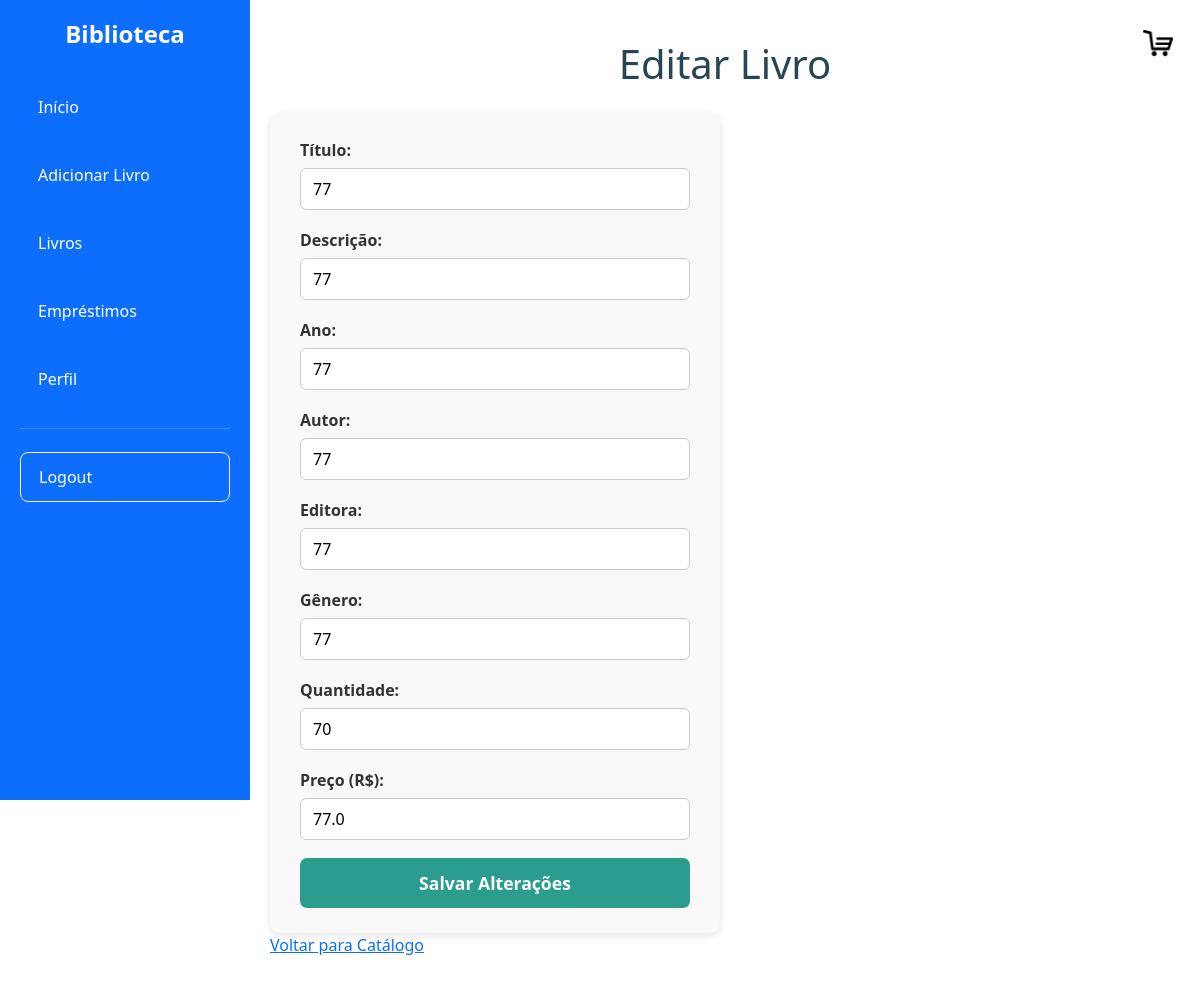
The app's page /livros/editar/3 (signed in), older data.
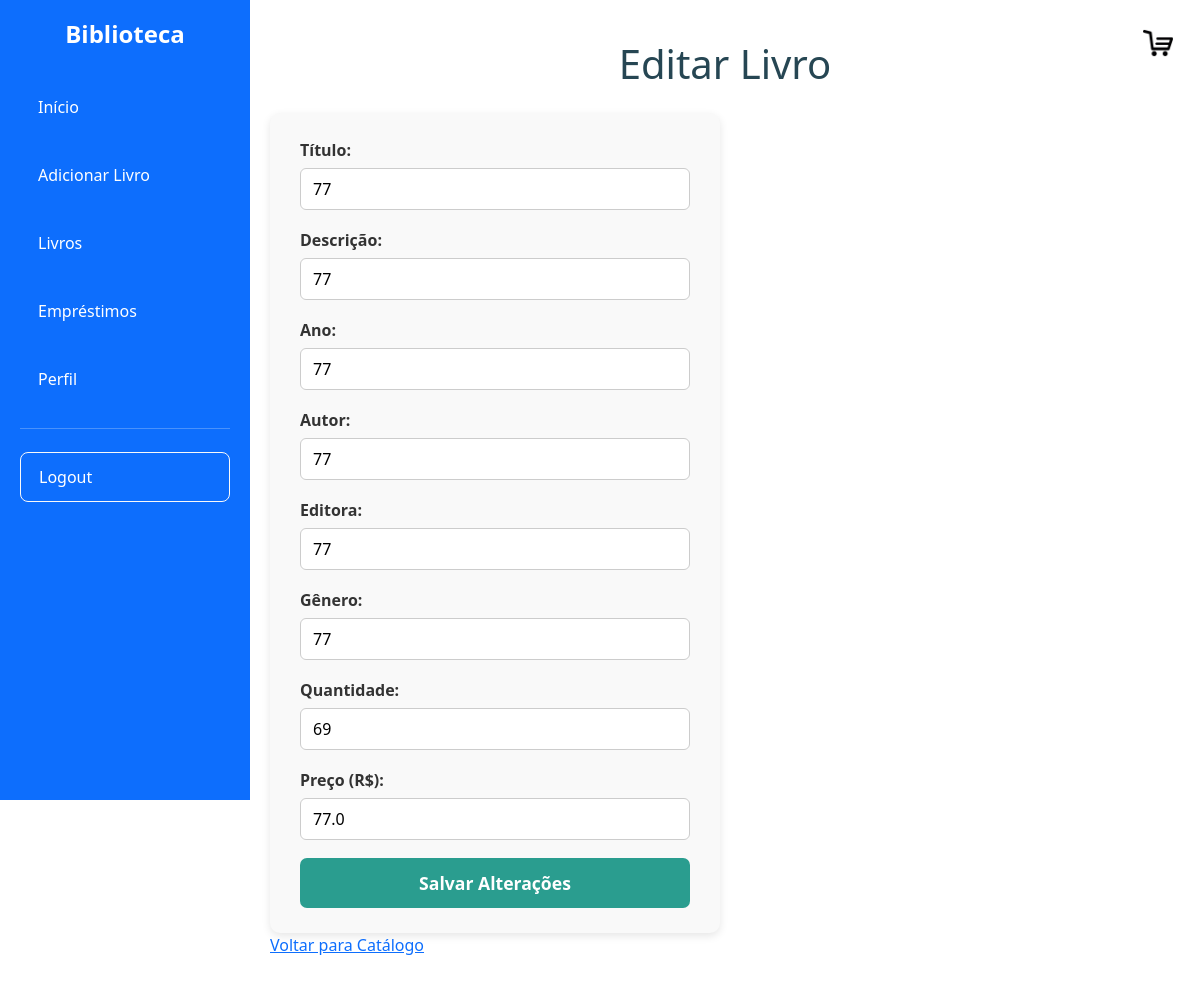
The same page, newer data.
### models/livro.py (models this page shows)
class Livro(db.Model):
    __tablename__ = 'tb_livros'
    liv_id = db.Column(db.Integer, primary_key=True)
    liv_titulo = db.Column(db.String(200), nullable=False)
    liv_descricao = db.Column(db.String(450), nullable=False)
    liv_editora = db.Column(db.String(100))
    liv_ano = db.Column(db.Integer)
    liv_autor = db.Column(db.String(100))
    liv_genero = db.Column(db.String(50))
    liv_quantidade = db.Column(db.Integer)
    liv_preco = db.Column(db.Float, nullable=False, default=0.0)

### controllers/livros.py (the view, shortened to what this page needs)
@livros_bp.route("/editar/<int:livro_id>", methods=["GET", "POST"])
@login_required
def editar_livro(livro_id):
    livro = Livro.query.get_or_404(livro_id)
    if current_user.usu_tipo != "bibliotecario":
        flash("Você não tem permissão para editar livros.", "danger")
        return redirect(url_for("livros.lista_livros"))
    return render_template("editar_livro.html", livro=livro)

### templates/editar_livro.html (shortened to what this page needs)
{% extends 'base.html' %}
{% block content %}
<link rel="stylesheet" href="{{ url_for('static', filename='adicionar_livros.css') }}">
  <h1>Editar Livro</h1>
  <form method="POST" action="{{ url_for('livros.editar_livro', livro_id=livro.liv_id) }}">
    <div class="form-group">
      <label for="titulo">Título:</label>
      <input type="text" id="titulo" name="titulo" value="{{ livro.liv_titulo }}" required>
    </div>
    <div class="form-group">
      <label for="descricao">Descrição:</label>
      <input type="text" id="descricao" name="descricao" value="{{ livro.liv_descricao }}">
    </div>
    <div class="form-group">
      <label for="ano">Ano:</label>
      <input type="number" id="ano" name="ano" value="{{ livro.liv_ano }}">
    </div>
    <div class="form-group">
      <label for="autor">Autor:</label>
      <input type="text" id="autor" name="autor" value="{{ livro.liv_autor }}" required>
    </div>
    <div class="form-group">
      <label for="editora">Editora:</label>
      <input type="text" id="editora" name="editora" value="{{ livro.liv_editora }}">
    </div>
    <div class="form-group">
      <label for="genero">Gênero:</label>
      <input type="text" id="genero" name="genero" value="{{ livro.liv_genero }}">
    </div>
    <div class="form-group">
      <label for="quantidade">Quantidade:</label>
      <input type="number" id="quantidade" name="quantidade" value="{{ livro.liv_quantidade }}" required>
    </div>
    <div class="form-group">
      <label for="preco">Preço (R$):</label>
      <input type="number" id="preco" name="preco" step="0.01" min="0" value="{{ livro.liv_preco }}">
    </div>
    <button type="submit" class="btn-submit">Salvar Alterações</button>
  </form>
  <a href="{{ url_for('livros.lista_livros') }}" class="btn-voltar">Voltar para Catálogo</a>
{% endblock %}

Row changes from the older to the newer data that the page shows:
changed Livro: quantidade "70" → "69"
